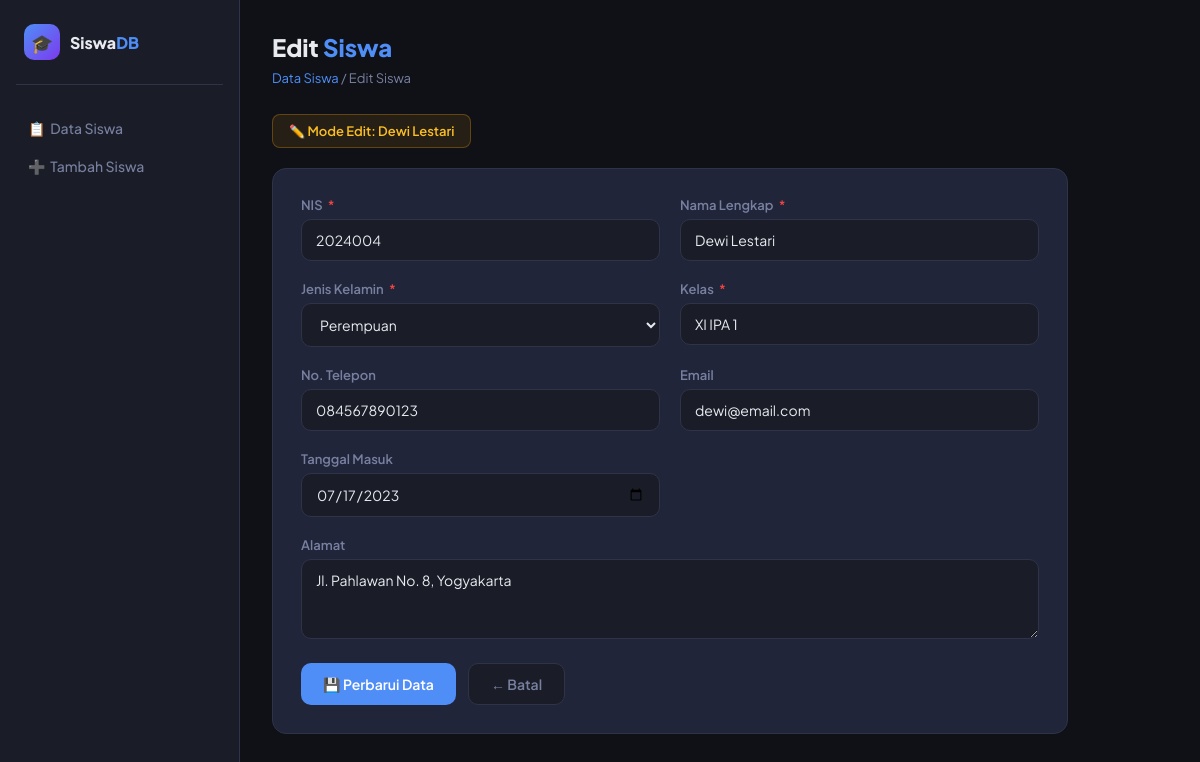
The app's page /edit.php?id=4 with its own data.
### tables this page shows
CREATE TABLE IF NOT EXISTS siswa (
    id              INT AUTO_INCREMENT PRIMARY KEY,
    nis             VARCHAR(20)  NOT NULL UNIQUE,
    nama            VARCHAR(100) NOT NULL,
    jenis_kelamin   ENUM('Laki-laki','Perempuan') NOT NULL,
    kelas           VARCHAR(20)  NOT NULL,
    alamat          TEXT,
    no_telepon      VARCHAR(20),
    email           VARCHAR(100),
    tanggal_masuk   DATE,
    created_at      TIMESTAMP DEFAULT CURRENT_TIMESTAMP
);

### Siswa.php (called while the page is built, shortened)
<?php
require_once __DIR__ . '/../config/Database.php';
class Siswa {
    private $conn;
    private $table = 'siswa';
    public function __construct() {
        $db = new Database();
        $this->conn = $db->connect();
    }
    public function getById($id) {
        $id  = (int)$id;
        $sql = "SELECT * FROM {$this->table} WHERE id = {$id} LIMIT 1";
        $result = $this->conn->query($sql);
        return $result->fetch_assoc();
    }
}

### Database.php (called while the page is built, shortened)
<?php
class Database {
    private $host     = 'localhost';
    private $db_name  = 'db_siswa';
    private $username = 'root';
    private $password = '';
    public function connect() {
        $this->conn = null;
        try {
            $this->conn = new mysqli(
                $this->host,
                $this->username,
                $this->password,
                $this->db_name
            );
            $this->conn->set_charset('utf8mb4');
        } catch (Exception $e) {
            echo '<div class="alert alert-danger">Error: ' . $e->getMessage() . '</div>';
        }
        return $this->conn;
    }
}

### edit.php (the view, shortened to what this page needs)
<?php
require_once __DIR__ . '/../classes/Siswa.php';
$siswaObj = new Siswa();
$id = isset($_GET['id']) ? (int)$_GET['id'] : 0;
$row = $siswaObj->getById($id);
$data = $row;
?>
<!DOCTYPE html>
<html lang="id">
<head>
</head>
<body>
<aside class="sidebar">
  <div class="sidebar-logo">
    <div class="logo-icon">🎓</div>
    <div class="logo-text">Siswa<span>DB</span></div>
  </div>
  <a href="../index.php" class="nav-item">📋 &nbsp;Data Siswa</a>
  <a href="tambah.php" class="nav-item">➕ &nbsp;Tambah Siswa</a>
</aside>
<main class="main">
  <div class="page-title">Edit <span>Siswa</span></div>
  <div class="breadcrumb"><a href="../index.php">Data Siswa</a> / Edit Siswa</div>
  <div class="edit-badge">✏️ Mode Edit: <?= htmlspecialchars($row['nama']) ?></div>
  <div class="form-card">
    <form method="POST">
      <div class="form-grid">
        <div class="form-group">
          <label>NIS <span class="req">*</span></label>
          <input type="text" name="nis" value="<?= htmlspecialchars($data['nis']) ?>" required>
        </div>
        <div class="form-group">
          <label>Nama Lengkap <span class="req">*</span></label>
          <input type="text" name="nama" value="<?= htmlspecialchars($data['nama']) ?>" required>
        </div>
        <div class="form-group">
          <label>Jenis Kelamin <span class="req">*</span></label>
          <select name="jenis_kelamin" required>
            <option value="Perempuan" <?= $data['jenis_kelamin']==='Perempuan' ? 'selected':'' ?>>Perempuan</option>
          </select>
        </div>
        <div class="form-group">
          <label>Kelas <span class="req">*</span></label>
          <input type="text" name="kelas" value="<?= htmlspecialchars($data['kelas']) ?>" required>
        </div>
        <div class="form-group">
          <label>No. Telepon</label>
          <input type="text" name="no_telepon" value="<?= htmlspecialchars($data['no_telepon']) ?>">
        </div>
        <div class="form-group">
          <label>Email</label>
          <input type="email" name="email" value="<?= htmlspecialchars($data['email']) ?>">
        </div>
        <div class="form-group">
          <label>Tanggal Masuk</label>
          <input type="date" name="tanggal_masuk" value="<?= htmlspecialchars($data['tanggal_masuk']) ?>">
        </div>
        <div class="form-group full">
          <label>Alamat</label>
          <textarea name="alamat"><?= htmlspecialchars($data['alamat']) ?></textarea>
        </div>
      </div>
      <div class="form-actions">
        <button type="submit" class="btn btn-primary">💾 Perbarui Data</button>
        <a href="../index.php" class="btn btn-secondary">← Batal</a>
      </div>
    </form>
  </div>
</main>
</body>
</html>

### edit.php (style rules this page uses)
:root { --bg:#0f1117; --surface:#1a1d27; --card:#21253a; --border:#2e3348; --accent:#4f8ef7; --accent2:#7c3aed; --red:#ef4444; --text:#e8eaf0; --muted:#7880a0; --radius:14px; }
* { margin:0; padding:0; box-sizing:border-box; }
body { font-family:'Plus Jakarta Sans',sans-serif; background:var(--bg); color:var(--text); min-height:100vh; }
.sidebar { position:fixed; top:0; left:0; width:240px; height:100vh; background:var(--surface); border-right:1px solid var(--border); display:flex; flex-direction:column; padding:24px 16px; z-index:100; }
.sidebar-logo { display:flex; align-items:center; gap:10px; padding:0 8px 24px; border-bottom:1px solid var(--border); margin-bottom:24px; }
.logo-icon { width:36px; height:36px; border-radius:10px; background:linear-gradient(135deg,var(--accent),var(--accent2)); display:flex; align-items:center; justify-content:center; font-size:18px; }
.logo-text { font-weight:800; font-size:16px; }
.logo-text span { color:var(--accent); }
.nav-item { display:flex; align-items:center; gap:10px; padding:10px 12px; border-radius:10px; color:var(--muted); text-decoration:none; font-size:14px; font-weight:500; transition:all .2s; }
.main { margin-left:240px; padding:32px; max-width:860px; }
.page-title { font-size:24px; font-weight:800; margin-bottom:8px; }
.page-title span { color:var(--accent); }
.breadcrumb { font-size:13px; color:var(--muted); margin-bottom:28px; }
.breadcrumb a { color:var(--accent); text-decoration:none; }
.form-card { background:var(--card); border:1px solid var(--border); border-radius:var(--radius); padding:28px; }
.form-grid { display:grid; grid-template-columns:1fr 1fr; gap:20px; }
.form-group { display:flex; flex-direction:column; gap:6px; }
.form-group.full { grid-column:1/-1; }
label { font-size:13px; font-weight:600; color:var(--muted); }
label .req { color:var(--red); margin-left:3px; }
input,select,textarea { padding:11px 14px; border-radius:10px; background:var(--surface); border:1px solid var(--border); color:var(--text); font-family:inherit; font-size:14px; outline:none; transition:border .2s; }
textarea { resize:vertical; min-height:80px; }
select option { background:var(--surface); }
.form-actions { display:flex; gap:12px; margin-top:24px; }
.btn { display:inline-flex; align-items:center; gap:7px; padding:11px 22px; border-radius:10px; font-family:inherit; font-size:14px; font-weight:600; border:none; cursor:pointer; text-decoration:none; transition:all .2s; }
.btn-primary { background:var(--accent); color:#fff; }
.btn-secondary { background:var(--surface); color:var(--muted); border:1px solid var(--border); }
.edit-badge { display:inline-flex; align-items:center; gap:8px; padding:8px 16px; border-radius:8px; background:rgba(245,158,11,.1); border:1px solid rgba(245,158,11,.3); color:#fbbf24; font-size:13px; font-weight:600; margin-bottom:20px; }

### records on screen
siswa: nama "Dewi Lestari", nis "2024004", jenis_kelamin "Perempuan", kelas "XI IPA 1", no_telepon "084567890123", email "dewi@email.com", tanggal_masuk "07/17/2023", alamat "Jl. Pahlawan No. 8, Yogyakarta"
